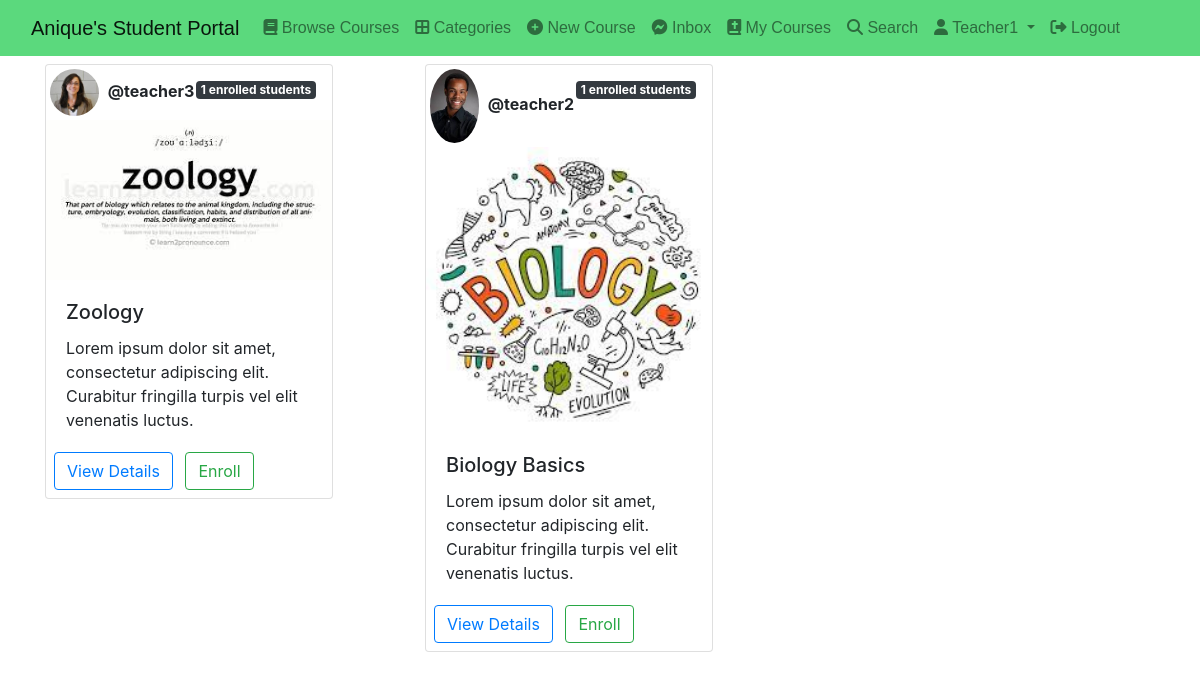
/course/categories/biology (signed in), run on the app's committed database.
### classroom/models.py (models this page shows, shortened)
class Course(models.Model):
    id = models.UUIDField(primary_key=True, default=uuid.uuid4, editable=False)
    announcements = models.ManyToManyField(Announcement)
    picture = models.ImageField(upload_to=course_directory_path)
    title = models.CharField(max_length=100, verbose_name='Title')
    description = models.TextField()
    category = models.ForeignKey(Category, on_delete=models.CASCADE)
    syllabus = RichTextField()
    user = models.ForeignKey(
        User, on_delete=models.CASCADE, related_name='course_owner')
    enrolled = models.ManyToManyField(User)
    modules = models.ManyToManyField(Module)
    questions = models.ManyToManyField(CourseQuestion)
    created_at = models.DateTimeField(auto_now_add=True)

### authy/models.py (models this page shows, shortened)
class Profile(models.Model):
	user = models.OneToOneField(User, on_delete=models.CASCADE, related_name='profile')
	full_name = models.CharField(max_length=50, null=True, blank=True)
	location = models.CharField(max_length=50, null=True, blank=True)
	url = models.CharField(max_length=80, null=True, blank=True)
	profile_info = models.TextField(max_length=1500, null=True, blank=True)
	created = models.DateField(auto_now_add=True)
	picture = models.ImageField(upload_to=user_directory_path_profile, blank=True, null=True, verbose_name='Picture')
	banner = models.ImageField(upload_to=user_directory_path_banner, blank=True, null=True, verbose_name='Banner')

### classroom/views.py (the view)
# urls.py: path("categories/<category_slug>", category_courses, name='category-courses'),
def category_courses(request, category_slug):
    category = get_object_or_404(Category, slug=category_slug)
    courses = Course.objects.filter(category=category).order_by('-created_at')
    default_page = 1
    page = request.GET.get('page', default_page)
    courses_per_page = 3
    paginator = Paginator(courses, courses_per_page)
    try:
        courses_page = paginator.page(page)
    except PageNotAnInteger:
        courses_page = paginator.page(default_page)
    except EmptyPage:
        courses_page = paginator.page(paginator.num_page)
    enrolled_courses = Course.objects.filter(enrolled=request.user)
    context = {
        'courses_page': courses_page,
        "category": category,
        "enrolled_courses": enrolled_courses,
    }
    return render(request, 'classroom/category_courses.html', context)

### direct/views.py (called while the page is built)
def directs_count(request):
    directs_count = 0
    if request.user.is_authenticated:
        directs_count = Message.objects.filter(user=request.user,is_read=False).count()
    return {'directs_count':directs_count}

### student_portal/templates/classroom/category_courses.html (shortened to what this page needs)
{% extends 'base.html' %} {% block content %}{% load static %}
<div class="container mt-2 mb-2">
  {% for course in courses_page %}
      {% if forloop.first %}<div class="row">{% endif %}
      <div class="col-4">
        <div class="card" style="width: 18rem;">
          <div>
            {% if course.user.profile.picture %}
            <img
            class="card-img-right rounded-circle img-fluid p-lg-1"
            style="height: 1%; width: 20%"
            src="{{course.user.profile.picture.url}}"
            alt="Card image cap"
          />
            {% endif %}
        <strong>@{{course.user.username}}</strong> <span class="badge bg-dark float-end mt-3 mr-3"
        >{{course.enrolled.count}} enrolled students</span
      >
          <img class="card-img-top" src="{{course.picture.url}}" alt="Card image cap">
          <div class="card-body">
            <h5 class="card-title">{{course.title}}</h5>
            <p class="card-text">{{course.description}}</p>
          </div class='text-center'>
            <a href="{% url 'course-detail' course.id %}" class="btn btn-outline-primary ml-2 mb-2">View Details</a>
{% if request.user == course.user %}
<a href="{% url 'edit-course' course.id %}" class="btn btn-outline-success ml-2 mb-2">Edit</a>
<a href="{% url 'delete-course' course.id %}" class="btn btn-outline-danger ml-2 mb-2">Delete</a>
{% else %}
{% if course in enrolled_courses %}
<a href="{% url 'unenroll' course.id %}" class="btn btn-outline-danger ml-2 mb-2">Unenroll</a> {% else %}
<a href="{% url 'enroll' course.id %}" class="btn btn-outline-success ml-2 mb-2">Enroll</a>
{% endif %}
{% endif %}
          </div>
        </div>
          </div>
      {% if forloop.last %}</div>{% endif %}
  {% endfor %}</div>
{% endblock content %}

### student_portal/templates/base.html (shortened to what this page needs)
{% load static %}
<!DOCTYPE html>
<html lang="en">
  <head>
    <link
      href="https://cdn.jsdelivr.net/npm/bootstrap@5.0.2/dist/css/bootstrap.min.css"
      rel="stylesheet"
    />
    <link
      rel="stylesheet"
      href="https://cdnjs.cloudflare.com/ajax/libs/font-awesome/6.1.1/css/all.min.css"
    />
    <link
      rel="stylesheet"
      href="https://stackpath.bootstrapcdn.com/bootstrap/4.3.1/css/bootstrap.min.css"
    />
  </head>
  <body>
    <nav
      class="navbar navbar-expand-lg navbar-light"
      style="background: #5bd97d; font-family: sans-serif"
    >
      <div class="container-fluid">
        <a class="navbar-brand" href="{% url 'index' %}"
          >Anique's Student Portal</a
        >
        <div class="collapse navbar-collapse" id="navbarSupportedContent">
          <ul class="navbar-nav me-auto mb-2 mb-lg-0">
            <li class="nav-item">
              <a class="nav-link" href="{% url 'browse-courses' %}"
                ><i class="fa fa-book"></i> Browse Courses</a
              >
            </li>
            <li class="nav-item">
              <a class="nav-link" href="{% url 'categories' %}"
                ><i class="fas fa-border-all"></i> Categories</a
              >
            </li>
            <li class="nav-item">
              <a class="nav-link" href="{% url 'new-course' %}"
                ><i class="fa fa-plus-circle"></i> New Course</a
              >
            </li>
            <li class="nav-item">
              <a class="nav-link" href="{% url 'inbox' %}"
                ><i class="fa-brands fa-facebook-messenger"></i> Inbox
              </a>
            </li>
            <li class="nav-item">
              <a class="nav-link" href="{% url 'my-courses' %}"
                ><i class="fa-solid fa-book-bible"></i> My Courses</a
              >
            </li>
            <li class="nav-item">
              <a class="nav-link" href="{% url 'search' %}"
                ><i class="fa-solid fa-search"></i> Search</a
              >
            </li>
            <li class="nav-item dropdown">
              <a
                class="nav-link dropdown-toggle"
                href="#"
                id="navbarDropdown"
                role="button"
                data-bs-toggle="dropdown"
                aria-expanded="false"
              >
                <i class="fa fa-user"></i> {{request.user.username|capfirst}}
              </a>
            </li>
            <li class="nav-item">
              <a class="nav-link" href="{% url 'logout' %}"
                ><i class="fa-solid fa-right-from-bracket"></i> Logout</a
              >
            </li>
          </ul>
        </div>
      </div>
    </nav>
    {% block content %} {% block pagination %} {% endblock pagination %} {% endblock content %}
  </body>
</html>

### data on the page
Course: user.profile.picture (placeholder picture), user.username "teacher3", enrolled.count "1", picture (picture), title "Zoology", description "Lorem ipsum dolor sit amet, consectetur adipiscing elit. Curabitur fringilla turpis vel elit venenatis luctus.", shows "Enroll"
Course: user.profile.picture (placeholder picture), user.username "teacher2", enrolled.count "1", picture (picture), title "Biology Basics", description "Lorem ipsum dolor sit amet, consectetur adipiscing elit. Curabitur fringilla turpis vel elit venenatis luctus.", shows "Enroll"

### other printed values
{{ request.user.username|capfirst }} "Teacher1"
